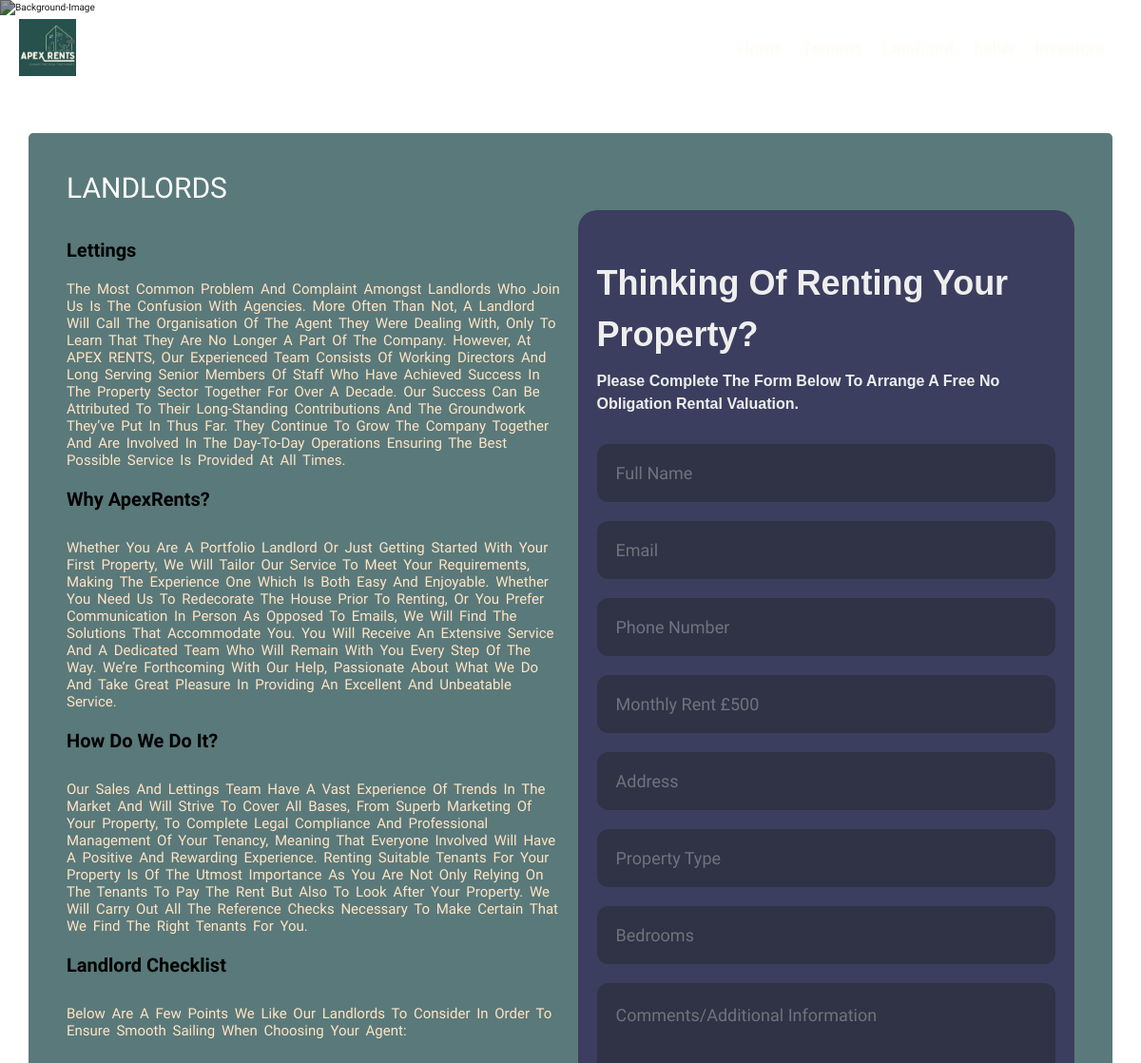
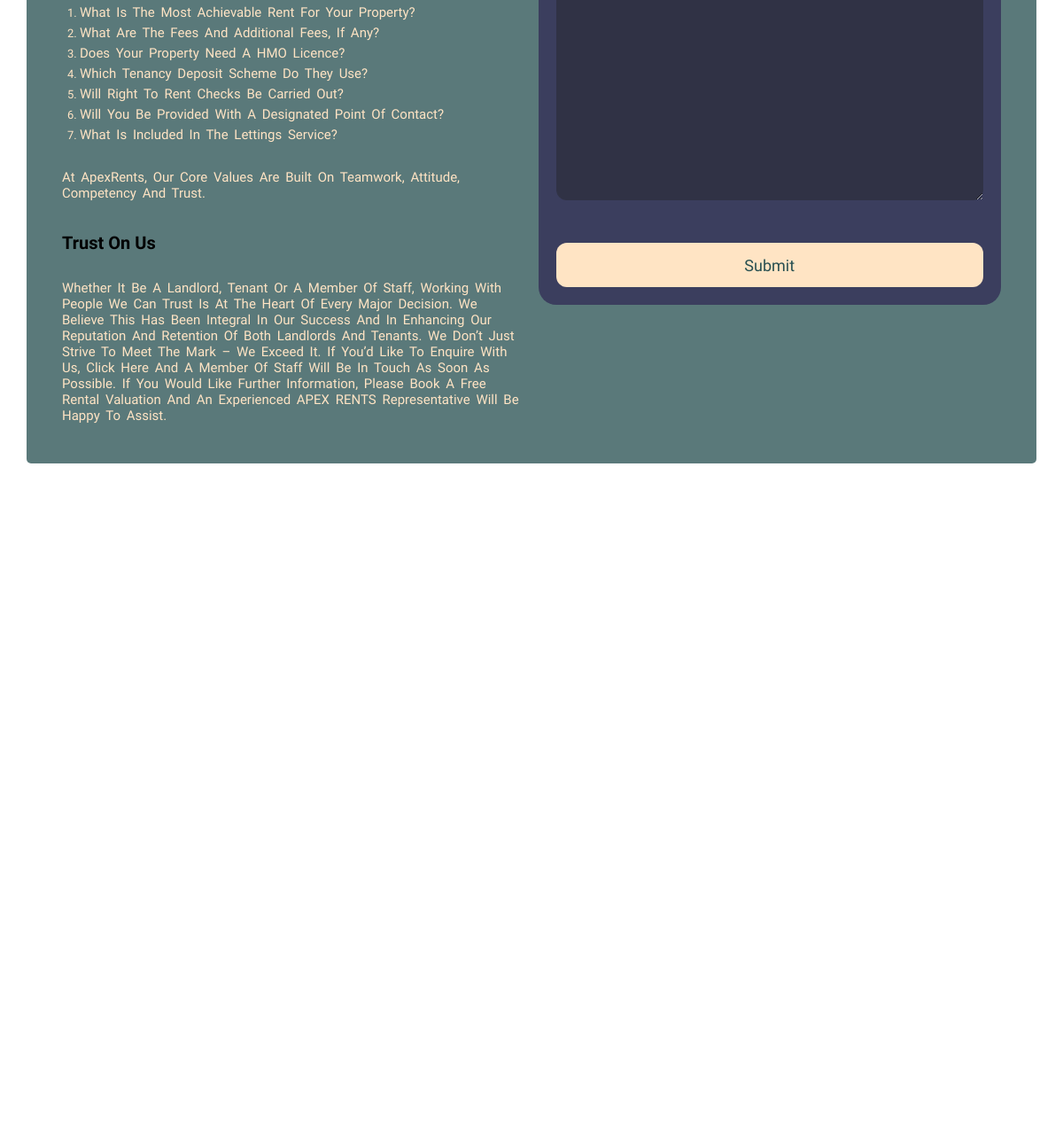
/landlord/, run on the app's committed database (2 pictures, top to bottom).
### core/models.py (models this page shows)
class LandlordPage(models.Model):
    why_apex_rents_text = models.TextField(verbose_name='Why_Apex_Rents_Text')
    lettings_text = models.TextField(verbose_name='Letting Text')
    how_do_we_do_it_text = models.TextField(verbose_name='How Do We Do It Text')
    landlord_checklist = models.TextField(verbose_name='LandLord CheckList')
    trust_on_us_text = models.TextField(verbose_name='Trust On Us Text')

### core/views.py (the view, shortened to what this page needs)
# urls.py: path('landlord/', views.LandLordFormView.as_view(), name="landlord"),
class LandLordFormView(FormView):
    template_name = 'landlord.html'
    form_class = LandLordContactForm
    success_url = reverse_lazy('landlord')
    def get_context_data(self, **kwargs):
        context = super(LandLordFormView, self).get_context_data(**kwargs)
        land_load_data = LandlordPage.objects.first()
        context['land_lord_data'] = land_load_data
        return context

### templates/landlord.html (shortened to what this page needs)
{%  extends 'base.html' %}
{% load crispy_forms_filters %}
{% load static %}
{% block extrahead %}
      <link rel="stylesheet" href="{% static 'css/ten.css' %}">
    <link rel="stylesheet" href="{% static 'css/land.css' %}">
{% endblock extrahead %}
{% block content %}
  <img class="bg-img" src="{% static 'images/home4.jpg' %}" alt="background-image">
    <header class="header">
        <a href="{% url 'home' %}" class="logo"> <img class="img-fluid" src="{% static 'images/apex_rent_logo1.jpg' %}" alt="" height="60px" width="60px"> </a>
        <nav class="navbar sticky-top navbar-expand-lg">
            <a href="{% url 'home' %}">Home</a>
            <a href="{% url 'tenants' %}">Tenants</a>
            <a href="{% url 'landlord' %}">LandLord</a>
            <a href="{% url 'seller' %}">Seller</a>
            <a href="{% url 'investors' %}">Investors</a>
        </nav>
    </header>
  <div class="container details">
    <div class="row">
      <h1>LANDLORDS</h1>
      <div class="col-md-6" id="sub">
        <h1 class="mt-5">Lettings</h1><br>
        <h3>{{ land_lord_data.lettings_text }}</h3><br>
        <h1>Why ApexRents?</h1>
        <h3 class="mt-5">{{land_lord_data.why_apex_rents_text}}
        </h3><br>
        <h1>How do we do it?</h1>
        <h3 class="mt-5">{{ land_lord_data.how_do_we_do_it_text }}
        </h3><br>
        <h1>Landlord Checklist</h1>
        <h3 class="my-5">Below are a few points we like our landlords to consider in order to ensure smooth sailing when choosing your
          agent:</h3>
        <ol>
          <li><h3>What is the most achievable rent for your property?</h3></li>
          <li><h3>What are the fees and additional fees, if any?</h3></li>
          <li><h3>Does your property need a HMO Licence?</h3></li>
          <li><h3>Which tenancy deposit scheme do they use?</h3></li>
          <li><h3>Will right to rent checks be carried out?</h3></li>
          <li><h3>Will you be provided with a designated point of contact?</h3></li>
          <li><h3>What is included in the lettings service?</h3></li>
        </ol>
        <h3 class="mt-5">At ApexRents, our core values are built on teamwork, attitude, competency and trust.</h3><br>
        <h1 class="mt-4">Trust on Us</h1>
          <h3 class="mt-5"> {{ land_lord_data.trust_on_us_text }} </h3>
      </div>
      <div class="col-md-6 d-flex justify-content-center">
           <form action="{% url 'landlord' %}" method="post">
        <div class="form">
          <div class="title">Thinking of renting your property?</div>
          <div class="subtitle">Please complete the form below to arrange a free no obligation rental valuation.</div>
            {{ form | crispy }}
          <button type="text" class="submit">Submit</button>
        </div>
            </form>
      </div>
    </div>
  </div>
{% endblock content %}

### static/css/ten.css (style rules this page uses)
body { overflow-x: hidden; }
.bg-img { width: 100vw; height: 300vh; object-fit: cover; position: absolute; top: 0; left: 0; z-index: -1; filter: brightness(0.6); }
#sub h1 { color: black; font-size: 2rem; font-weight: 800; }
#sub h3 { font-size: 1.5rem; word-spacing: 3px; }
.details { margin-top: 140px; border-radius: 5px; height: auto; background-color: #274f51c2; padding: 40px; color: bisque; }
.details h1 { color: white; font-size: 3rem; }
.form { background-color: #3b3e5e; border-radius: 20px; box-sizing: border-box; height: auto; padding: 20px; width: auto; }
.title { color: #eee; font-family: sans-serif; font-size: 36px; font-weight: 600; margin-top: 30px; }
.subtitle { color: #eee; font-family: sans-serif; font-size: 16px; font-weight: 600; margin-top: 10px; margin-bottom: 30px; }
.input { background-color: #303245; border-radius: 12px; border: 0; box-sizing: border-box; color: #eee; font-size: 18px; height: 100%; outline: 0; padding: 4px 20px 0; width: 100%; }
.submit { background-color: bisque; border-radius: 12px; border: 0; box-sizing: border-box; color: #274f51; cursor: pointer; font-size: 18px; height: 50px; margin-top: 38px; outline: 0; text-align: center; width: 100%; }
li { font-size: 1.3rem; font-weight: 400; }

### static/css/land.css (style rules this page uses)
* { font-family: 'Comfortaa', sans-serif; margin: 0; padding: 0; -webkit-box-sizing: border-box; box-sizing: border-box; outline: none; border: none; text-decoration: none; text-transform: capitalize; -webkit-transition: .2s linear; transition: .2s linear; }
html { font-size: 62.5%; overflow-x: hidden; scroll-behavior: smooth; scroll-padding-top: 5rem; }
.header { position: fixed; top: 0; left: 0; right: 0; padding: 2rem 9%; z-index: 1000; display: -webkit-box; display: -ms-flexbox; display: flex; -webkit-box-align: center; -ms-flex-align: center; align-items: center; }
.header .logo { margin-right: auto; font-size: 2.5rem; color: #10221b; font-weight: bolder; text-decoration: none; }
.header .navbar a { margin-left: 2rem; font-size: 1.8rem; color: white; text-decoration: none; text-shadow: #fff4e6 1px 0 3px; }
@media (max-width: 1200px) { .header { padding: 2rem; } }

### templates/landlord.html (style rules this page uses)
.input { margin-top: 20px; padding-top: 20px; padding-bottom: 20px; }

### data on the page
LandlordPage: lettings_text "The Most Common Problem And Complaint Amongst Landlords Who Join Us Is The Confusion With Agencies. More Often Than Not, A Landlord Will Call The Organisation Of The Agent They Were Dealing With, Only To Learn That They Are No Longer A Part Of The Company. However, At APEX RENTS, Our Experienced Team Consists Of Working Directors And Long Serving Senior Members Of Staff Who Have Achieved Success In The Property Sector Together For Over A Decade. Our Success Can Be Attributed To Their Long-Standing Contributions And The Groundwork They’ve Put In Thus Far. They Continue To Grow The Company Together And Are Involved In The Day-To-Day Operations Ensuring The Best Possible Service Is Provided At…", why_apex_rents_text "Whether You Are A Portfolio Landlord Or Just Getting Started With Your First Property, We Will Tailor Our Service To Meet Your Requirements, Making The Experience One Which Is Both Easy And Enjoyable. Whether You Need Us To Redecorate The House Prior To Renting, Or You Prefer Communication In Person As Opposed To Emails, We Will Find The Solutions That Accommodate You. You Will Receive An Extensive Service And A Dedicated Team Who Will Remain With You Every Step Of The Way. We’re Forthcoming With Our Help, Passionate About What We Do And Take Great Pleasure In Providing An Excellent And Unbeatable Service.", how_do_we_do_it_text "Our Sales And Lettings Team Have A Vast Experience Of Trends In The Market And Will Strive To Cover All Bases, From Superb Marketing Of Your Property, To Complete Legal Compliance And Professional Management Of Your Tenancy, Meaning That Everyone Involved Will Have A Positive And Rewarding Experience. Renting Suitable Tenants For Your Property Is Of The Utmost Importance As You Are Not Only Relying On The Tenants To Pay The Rent But Also To Look After Your Property. We Will Carry Out All The Reference Checks Necessary To Make Certain That We Find The Right Tenants For You.", trust_on_us_text "Whether It Be A Landlord, Tenant Or A Member Of Staff, Working With People We Can Trust Is At The Heart Of Every Major Decision. We Believe This Has Been Integral In Our Success And In Enhancing Our Reputation And Retention Of Both Landlords And Tenants. We Don’t Just Strive To Meet The Mark – We Exceed It. If You’d Like To Enquire With Us, Click Here And A Member Of Staff Will Be In Touch As Soon As Possible. If You Would Like Further Information, Please Book A Free Rental Valuation And An Experienced APEX RENTS Representative Will Be Happy To Assist."
